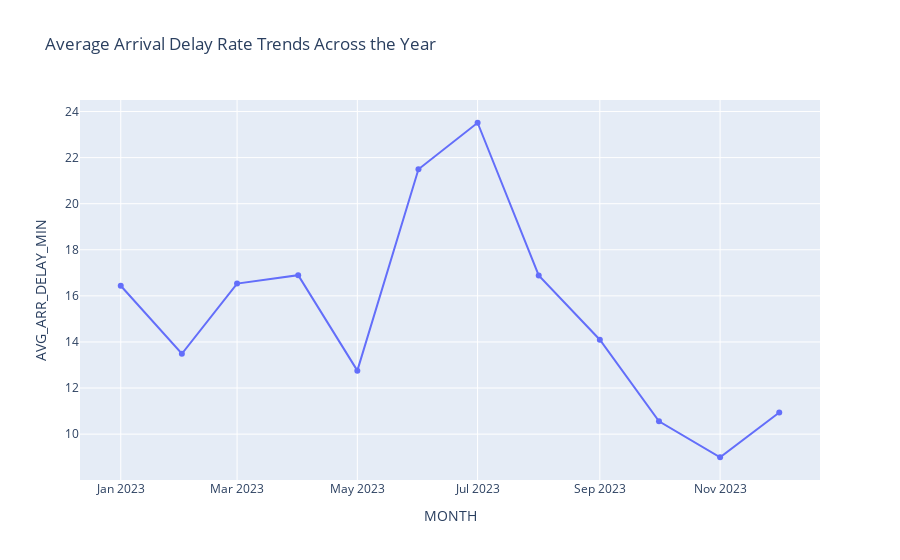

Notebook cell for this chart:
### Code cell
fig = px.line(
    kpi_by_month.sort_values("MONTH"),
    x = "MONTH",
    y = "AVG_ARR_DELAY_MIN",
    markers = True,
    title = "Average Arrival Delay Rate Trends Across the Year"
)
fig.show()

### Figure 1 — Plotly figure (JSON) as saved in the notebook; plotly's stock layout.template omitted (floating-point values rounded to 4 significant figures)
{"data": [{"hovertemplate": "MONTH=%{x}<br>AVG_ARR_DELAY_MIN=%{y}<extra></extra>", "legendgroup": "", "line": {"color": "#636efa", "dash": "solid"}, "marker": {"symbol": "circle"}, "mode": "lines+markers", "name": "", "orientation": "v", "showlegend": false, "type": "scatter", "x": ["2023-01-01T00:00:00", "2023-02-01T00:00:00", "2023-03-01T00:00:00", "2023-04-01T00:00:00", "2023-05-01T00:00:00", "2023-06-01T00:00:00", "2023-07-01T00:00:00", "2023-08-01T00:00:00", "2023-09-01T00:00:00", "2023-10-01T00:00:00", "2023-11-01T00:00:00", "2023-12-01T00:00:00"], "xaxis": "x", "y": [16.44, 13.49, 16.53, 16.9, 12.76, 21.49, 23.51, 16.89, 14.1, 10.55, 8.997, 10.94], "yaxis": "y"}], "layout": {"legend": {"tracegroupgap": 0}, "title": {"text": "Average Arrival Delay Rate Trends Across the Year"}, "xaxis": {"anchor": "y", "domain": [0, 1], "title": {"text": "MONTH"}}, "yaxis": {"anchor": "x", "domain": [0, 1], "title": {"text": "AVG_ARR_DELAY_MIN"}}}}
